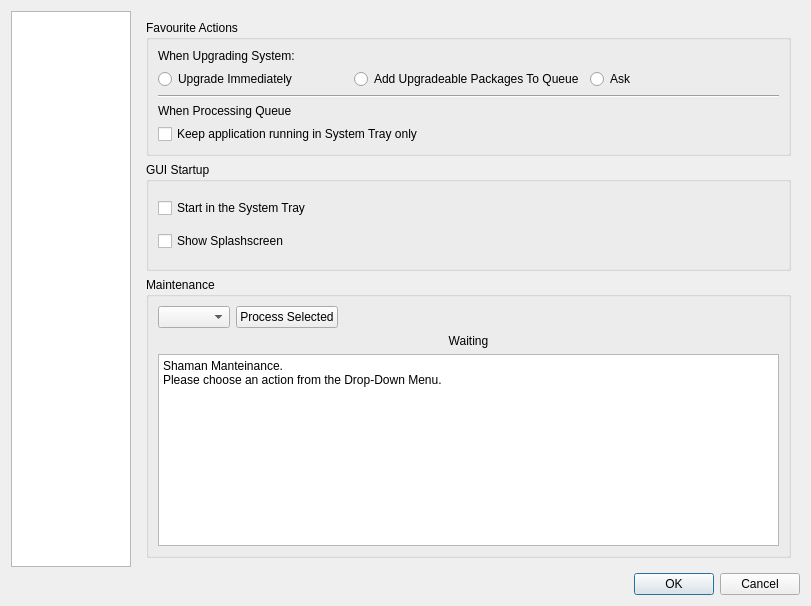
<ui version="4.0" >
 <class>ConfigDialog</class>
 <widget class="QDialog" name="ConfigDialog" >
  <property name="geometry" >
   <rect>
    <x>0</x>
    <y>0</y>
    <width>811</width>
    <height>606</height>
   </rect>
  </property>
  <property name="windowTitle" >
   <string>Shaman - Configuration</string>
  </property>
  <property name="windowIcon" >
   <iconset/>
  </property>
  <layout class="QGridLayout" >
   <item row="1" column="0" >
    <widget class="QListWidget" name="listWidget" >
     <property name="sizePolicy" >
      <sizepolicy vsizetype="Minimum" hsizetype="Fixed" >
       <horstretch>0</horstretch>
       <verstretch>0</verstretch>
      </sizepolicy>
     </property>
     <property name="maximumSize" >
      <size>
       <width>120</width>
       <height>16777215</height>
      </size>
     </property>
     <property name="horizontalScrollBarPolicy" >
      <enum>Qt::ScrollBarAlwaysOff</enum>
     </property>
     <property name="dragDropMode" >
      <enum>QAbstractItemView::NoDragDrop</enum>
     </property>
     <property name="selectionBehavior" >
      <enum>QAbstractItemView::SelectRows</enum>
     </property>
     <property name="movement" >
      <enum>QListView::Static</enum>
     </property>
     <property name="isWrapping" stdset="0" >
      <bool>true</bool>
     </property>
     <property name="layoutMode" >
      <enum>QListView::SinglePass</enum>
     </property>
     <property name="spacing" >
      <number>12</number>
     </property>
     <property name="viewMode" >
      <enum>QListView::IconMode</enum>
     </property>
     <property name="uniformItemSizes" >
      <bool>true</bool>
     </property>
    </widget>
   </item>
   <item row="3" column="0" colspan="2" >
    <widget class="QDialogButtonBox" name="buttonBox" >
     <property name="orientation" >
      <enum>Qt::Horizontal</enum>
     </property>
     <property name="standardButtons" >
      <set>QDialogButtonBox::Cancel|QDialogButtonBox::NoButton|QDialogButtonBox::Ok</set>
     </property>
    </widget>
   </item>
   <item row="1" column="1" >
    <widget class="QStackedWidget" name="stackedWidget" >
     <property name="sizePolicy" >
      <sizepolicy vsizetype="Minimum" hsizetype="Minimum" >
       <horstretch>0</horstretch>
       <verstretch>0</verstretch>
      </sizepolicy>
     </property>
     <property name="currentIndex" >
      <number>0</number>
     </property>
     <widget class="QWidget" name="Seite" >
      <layout class="QVBoxLayout" >
       <item>
        <widget class="QGroupBox" name="groupBox_5" >
         <property name="title" >
          <string>Favourite Actions</string>
         </property>
         <property name="alignment" >
          <set>Qt::AlignLeading</set>
         </property>
         <layout class="QGridLayout" >
          <item row="0" column="0" >
           <widget class="QLabel" name="label_7" >
            <property name="text" >
             <string>When Upgrading System:</string>
            </property>
           </widget>
          </item>
          <item row="1" column="0" >
           <layout class="QHBoxLayout" >
            <item>
             <widget class="QRadioButton" name="upNowRadio" >
              <property name="text" >
               <string>Upgrade Immediately</string>
              </property>
             </widget>
            </item>
            <item>
             <widget class="QRadioButton" name="addUpRadio" >
              <property name="text" >
               <string>Add Upgradeable Packages To Queue</string>
              </property>
             </widget>
            </item>
            <item>
             <widget class="QRadioButton" name="askUpRadio" >
              <property name="text" >
               <string>Ask</string>
              </property>
             </widget>
            </item>
           </layout>
          </item>
          <item row="2" column="0" >
           <widget class="Line" name="line" >
            <property name="orientation" >
             <enum>Qt::Horizontal</enum>
            </property>
           </widget>
          </item>
          <item row="3" column="0" >
           <widget class="QLabel" name="label_8" >
            <property name="text" >
             <string>When Processing Queue</string>
            </property>
           </widget>
          </item>
          <item row="4" column="0" >
           <widget class="QCheckBox" name="keepQueueTrayBox" >
            <property name="text" >
             <string>Keep application running in System Tray only</string>
            </property>
           </widget>
          </item>
         </layout>
        </widget>
       </item>
       <item>
        <widget class="QGroupBox" name="groupBox_6" >
         <property name="title" >
          <string>GUI Startup</string>
         </property>
         <layout class="QGridLayout" >
          <item row="0" column="0" >
           <widget class="QCheckBox" name="startTrayBox" >
            <property name="text" >
             <string>Start in the System Tray</string>
            </property>
           </widget>
          </item>
          <item row="1" column="0" >
           <widget class="QCheckBox" name="splashScreenBox" >
            <property name="text" >
             <string>Show Splashscreen</string>
            </property>
           </widget>
          </item>
         </layout>
        </widget>
       </item>
       <item>
        <widget class="QGroupBox" name="groupBox" >
         <property name="title" >
          <string>Maintenance</string>
         </property>
         <layout class="QGridLayout" >
          <item row="0" column="0" >
           <layout class="QVBoxLayout" >
            <item>
             <layout class="QHBoxLayout" >
              <item>
               <widget class="QComboBox" name="mantActionBox" />
              </item>
              <item>
               <widget class="QPushButton" name="mantProcessButton" >
                <property name="text" >
                 <string>Process Selected</string>
                </property>
                <property name="icon" >
                 <iconset resource="qtpacman.qrc" >:/Icons/icons/dialog-ok-apply.png</iconset>
                </property>
               </widget>
              </item>
              <item>
               <spacer>
                <property name="orientation" >
                 <enum>Qt::Horizontal</enum>
                </property>
                <property name="sizeHint" >
                 <size>
                  <width>40</width>
                  <height>20</height>
                 </size>
                </property>
               </spacer>
              </item>
             </layout>
            </item>
            <item>
             <layout class="QHBoxLayout" >
              <item>
               <widget class="QLabel" name="statusLabel" >
                <property name="text" >
                 <string comment="Waiting for a user action" >Waiting</string>
                </property>
                <property name="alignment" >
                 <set>Qt::AlignCenter</set>
                </property>
               </widget>
              </item>
             </layout>
            </item>
            <item>
             <widget class="QTextEdit" name="mantDetails" >
              <property name="sizePolicy" >
               <sizepolicy vsizetype="Maximum" hsizetype="Preferred" >
                <horstretch>0</horstretch>
                <verstretch>0</verstretch>
               </sizepolicy>
              </property>
              <property name="html" >
               <string>&lt;html>&lt;head>&lt;meta name="qrichtext" content="1" />&lt;style type="text/css">
p, li { white-space: pre-wrap; }
&lt;/style>&lt;/head>&lt;body style=" font-family:'Liberation Sans'; font-size:9pt; font-weight:400; font-style:normal;">
&lt;p style=" margin-top:0px; margin-bottom:0px; margin-left:0px; margin-right:0px; -qt-block-indent:0; text-indent:0px;">Shaman Manteinance.&lt;/p>
&lt;p style=" margin-top:0px; margin-bottom:0px; margin-left:0px; margin-right:0px; -qt-block-indent:0; text-indent:0px;">Please choose an action from the Drop-Down Menu.&lt;/p>&lt;/body>&lt;/html></string>
              </property>
             </widget>
            </item>
           </layout>
          </item>
         </layout>
        </widget>
       </item>
      </layout>
     </widget>
     <widget class="QWidget" name="Seite_2" >
      <layout class="QGridLayout" >
       <item row="0" column="0" >
        <widget class="QGroupBox" name="groupBox_2" >
         <property name="sizePolicy" >
          <sizepolicy vsizetype="Preferred" hsizetype="Preferred" >
           <horstretch>0</horstretch>
           <verstretch>0</verstretch>
          </sizepolicy>
         </property>
         <property name="title" >
          <string>Checkable Options</string>
         </property>
         <layout class="QGridLayout" >
          <item row="0" column="0" >
           <widget class="QCheckBox" name="noPassiveFtpBox" >
            <property name="text" >
             <string>Use Active FTP</string>
            </property>
           </widget>
          </item>
          <item row="2" column="0" >
           <widget class="QCheckBox" name="useDeltaBox" >
            <property name="text" >
             <string>Use Deltas (needs xdelta to be installed)</string>
            </property>
           </widget>
          </item>
          <item row="1" column="0" >
           <widget class="QCheckBox" name="sysLogBox" >
            <property name="text" >
             <string>Use SysLog</string>
            </property>
           </widget>
          </item>
         </layout>
        </widget>
       </item>
       <item row="1" column="0" >
        <widget class="QGroupBox" name="groupBox_3" >
         <property name="title" >
          <string>Advanced Options</string>
         </property>
         <layout class="QGridLayout" >
          <item row="0" column="0" >
           <layout class="QVBoxLayout" >
            <item>
             <layout class="QGridLayout" >
              <item row="0" column="0" >
               <widget class="QLabel" name="label" >
                <property name="text" >
                 <string>HoldPkgs:</string>
                </property>
               </widget>
              </item>
              <item row="0" column="1" >
               <widget class="QLineEdit" name="holdPkgLine" />
              </item>
              <item row="1" column="0" >
               <widget class="QLabel" name="label_2" >
                <property name="text" >
                 <string>IgnorePkgs:</string>
                </property>
               </widget>
              </item>
              <item row="1" column="1" >
               <widget class="QLineEdit" name="ignorePkgLine" />
              </item>
              <item row="2" column="0" >
               <widget class="QLabel" name="label_3" >
                <property name="text" >
                 <string>IgnoreGroups:</string>
                </property>
               </widget>
              </item>
              <item row="2" column="1" >
               <widget class="QLineEdit" name="ignoreGrpsLine" />
              </item>
              <item row="3" column="0" >
               <widget class="QLabel" name="label_4" >
                <property name="text" >
                 <string>NoUpgrade:</string>
                </property>
               </widget>
              </item>
              <item row="3" column="1" >
               <widget class="QLineEdit" name="noUpgradeLine" />
              </item>
              <item row="4" column="0" >
               <widget class="QLabel" name="label_5" >
                <property name="text" >
                 <string>NoExtract:</string>
                </property>
               </widget>
              </item>
              <item row="4" column="1" >
               <widget class="QLineEdit" name="noExtractLine" />
              </item>
              <item row="5" column="0" >
               <widget class="QLabel" name="label_20" >
                <property name="text" >
                 <string>Log File:</string>
                </property>
               </widget>
              </item>
              <item row="5" column="1" >
               <widget class="QLineEdit" name="logFileLine" />
              </item>
             </layout>
            </item>
            <item>
             <layout class="QVBoxLayout" >
              <item>
               <widget class="QLabel" name="label_6" >
                <property name="text" >
                 <string>XFerCommand: (example: /path/to/command %u) Blank for Default</string>
                </property>
               </widget>
              </item>
              <item>
               <widget class="QLineEdit" name="xFerCommandLine" />
              </item>
             </layout>
            </item>
           </layout>
          </item>
         </layout>
        </widget>
       </item>
       <item row="2" column="0" >
        <spacer>
         <property name="orientation" >
          <enum>Qt::Vertical</enum>
         </property>
         <property name="sizeHint" >
          <size>
           <width>20</width>
           <height>40</height>
          </size>
         </property>
        </spacer>
       </item>
      </layout>
     </widget>
     <widget class="QWidget" name="page" >
      <layout class="QGridLayout" >
       <item row="1" column="0" >
        <widget class="QTabWidget" name="repoTab" >
         <property name="currentIndex" >
          <number>0</number>
         </property>
         <widget class="QWidget" name="officialTab" >
          <attribute name="title" >
           <string>Arch Linux Official Repositories</string>
          </attribute>
          <attribute name="icon" >
           <iconset resource="qtpacman.qrc" >:/Icons/icons/archlinux-icon-crystal-32.svg</iconset>
          </attribute>
          <layout class="QGridLayout" >
           <item row="0" column="0" >
            <layout class="QVBoxLayout" >
             <item>
              <layout class="QVBoxLayout" >
               <item>
                <layout class="QHBoxLayout" >
                 <item>
                  <widget class="QLabel" name="label_18" >
                   <property name="text" >
                    <string/>
                   </property>
                   <property name="pixmap" >
                    <pixmap resource="qtpacman.qrc" >:/Icons/icons/archlinux-icon-crystal-32.svg</pixmap>
                   </property>
                  </widget>
                 </item>
                 <item>
                  <widget class="QLabel" name="officialLabel" >
                   <property name="text" >
                    <string>Here you can choose what repositories to use between Arch Linux's official ones.
Please note that packages from Unstable and Testing may break your system.</string>
                   </property>
                  </widget>
                 </item>
                </layout>
               </item>
               <item>
                <widget class="QCheckBox" name="coreBox" >
                 <property name="text" >
                  <string comment="Do not translate" >Core</string>
                 </property>
                </widget>
               </item>
               <item>
                <widget class="QCheckBox" name="extraBox" >
                 <property name="text" >
                  <string comment="Do not translate" >Extra</string>
                 </property>
                </widget>
               </item>
               <item>
                <widget class="QCheckBox" name="communityBox" >
                 <property name="text" >
                  <string comment="Do not translate" >Community</string>
                 </property>
                </widget>
               </item>
               <item>
                <widget class="QCheckBox" name="testingBox" >
                 <property name="text" >
                  <string comment="Do not translate" >Testing</string>
                 </property>
                </widget>
               </item>
               <item>
                <widget class="QCheckBox" name="unstableBox" >
                 <property name="text" >
                  <string comment="Do not translate" >Unstable</string>
                 </property>
                </widget>
               </item>
               <item>
                <spacer>
                 <property name="orientation" >
                  <enum>Qt::Vertical</enum>
                 </property>
                 <property name="sizeHint" >
                  <size>
                   <width>20</width>
                   <height>40</height>
                  </size>
                 </property>
                </spacer>
               </item>
              </layout>
             </item>
             <item>
              <widget class="QGroupBox" name="groupBox_4" >
               <property name="title" >
                <string>Server</string>
               </property>
               <layout class="QGridLayout" >
                <item row="0" column="0" >
                 <widget class="QLabel" name="mirrorLabel" >
                  <property name="text" >
                   <string>Mirror:</string>
                  </property>
                 </widget>
                </item>
                <item row="0" column="1" >
                 <widget class="QComboBox" name="mirrorBox" />
                </item>
                <item row="2" column="1" >
                 <layout class="QHBoxLayout" >
                  <item>
                   <widget class="QLineEdit" name="addMirrorLine" />
                  </item>
                  <item>
                   <widget class="QPushButton" name="addMirrorButton" >
                    <property name="text" >
                     <string>Add Mirror</string>
                    </property>
                    <property name="icon" >
                     <iconset resource="qtpacman.qrc" >:/Icons/icons/list-add.png</iconset>
                    </property>
                   </widget>
                  </item>
                 </layout>
                </item>
               </layout>
              </widget>
             </item>
            </layout>
           </item>
          </layout>
         </widget>
         <widget class="QWidget" name="KDEModTab" >
          <attribute name="title" >
           <string>KDEMod Repositories</string>
          </attribute>
          <attribute name="icon" >
           <iconset resource="qtpacman.qrc" >:/Icons/icons/archlinux-mods-kdemod.svg</iconset>
          </attribute>
          <widget class="QWidget" name="layoutWidget" >
           <property name="geometry" >
            <rect>
             <x>5</x>
             <y>5</y>
             <width>665</width>
             <height>477</height>
            </rect>
           </property>
           <layout class="QVBoxLayout" >
            <item>
             <layout class="QHBoxLayout" >
              <item>
               <widget class="QLabel" name="label_15" >
                <property name="text" >
                 <string/>
                </property>
                <property name="pixmap" >
                 <pixmap resource="qtpacman.qrc" >:/Icons/icons/archlinux-mods-kdemod.svg</pixmap>
                </property>
               </widget>
              </item>
              <item>
               <widget class="QLabel" name="KDEModLabel" >
                <property name="text" >
                 <string>KDEMod is an improved version of KDE, an Arch Linux exclusive. Featuring an 
improved Qt build, compatible with Arch Linux standard Qt's, an improved theme,
and lots of addons, KDEMod is the best way to taste the ease and the power
of KDE with the simplicity and the power of Arch.</string>
                </property>
               </widget>
              </item>
             </layout>
            </item>
            <item>
             <widget class="QCheckBox" name="KDEMod3Box" >
              <property name="text" >
               <string>KDEMod 3 Repository</string>
              </property>
             </widget>
            </item>
            <item>
             <widget class="QCheckBox" name="KDEMod4Box" >
              <property name="text" >
               <string>KDEMod 4 Repository (Unstable, testers only)</string>
              </property>
             </widget>
            </item>
            <item>
             <spacer>
              <property name="orientation" >
               <enum>Qt::Vertical</enum>
              </property>
              <property name="sizeHint" >
               <size>
                <width>663</width>
                <height>351</height>
               </size>
              </property>
             </spacer>
            </item>
           </layout>
          </widget>
         </widget>
         <widget class="QWidget" name="thirdPartyTab" >
          <attribute name="title" >
           <string>Third-Party Repositories</string>
          </attribute>
          <attribute name="icon" >
           <iconset resource="qtpacman.qrc" >:/Icons/icons/network-server-database.png</iconset>
          </attribute>
          <layout class="QGridLayout" >
           <item row="0" column="0" >
            <layout class="QVBoxLayout" >
             <item>
              <widget class="QLabel" name="thirdPartyLabel" >
               <property name="text" >
                <string>You can extend your packages choice by adding other repositories. Third-Party 
Repositories act just as normal ones, and will be accessible through both Shaman
and Pacman.</string>
               </property>
              </widget>
             </item>
             <item>
              <widget class="QTreeWidget" name="thirdPartyWidget" >
               <property name="indentation" >
                <number>0</number>
               </property>
               <property name="itemsExpandable" >
                <bool>false</bool>
               </property>
               <column>
                <property name="text" >
                 <string>Repository</string>
                </property>
               </column>
               <column>
                <property name="text" >
                 <string>Server</string>
                </property>
               </column>
              </widget>
             </item>
             <item>
              <layout class="QHBoxLayout" >
               <item>
                <spacer>
                 <property name="orientation" >
                  <enum>Qt::Horizontal</enum>
                 </property>
                 <property name="sizeHint" >
                  <size>
                   <width>71</width>
                   <height>20</height>
                  </size>
                 </property>
                </spacer>
               </item>
               <item>
                <widget class="QPushButton" name="addThirdPartyButton" >
                 <property name="text" >
                  <string>Add New Repository</string>
                 </property>
                 <property name="icon" >
                  <iconset resource="qtpacman.qrc" >:/Icons/icons/list-add.png</iconset>
                 </property>
                </widget>
               </item>
               <item>
                <widget class="QPushButton" name="editThirdPartyButton" >
                 <property name="text" >
                  <string>Edit Repository</string>
                 </property>
                 <property name="icon" >
                  <iconset resource="qtpacman.qrc" >:/Icons/icons/draw-text.png</iconset>
                 </property>
                </widget>
               </item>
               <item>
                <widget class="QPushButton" name="removeThirdPartyButton" >
                 <property name="text" >
                  <string>Remove Repository</string>
                 </property>
                 <property name="icon" >
                  <iconset resource="qtpacman.qrc" >:/Icons/icons/list-remove.png</iconset>
                 </property>
                </widget>
               </item>
              </layout>
             </item>
            </layout>
           </item>
          </layout>
         </widget>
        </widget>
       </item>
      </layout>
     </widget>
     <widget class="QWidget" name="Seite_3" >
      <layout class="QGridLayout" >
       <item row="0" column="0" >
        <widget class="QGroupBox" name="groupBox_9" >
         <property name="title" >
          <string>Preferences</string>
         </property>
         <layout class="QGridLayout" >
          <item row="0" column="0" >
           <widget class="QCheckBox" name="makeDepsSourceBox" >
            <property name="text" >
             <string>Process all dependencies and queue from binary first (recommended)</string>
            </property>
           </widget>
          </item>
          <item row="1" column="0" >
           <widget class="QCheckBox" name="reviewBuildOutBox" >
            <property name="text" >
             <string>Review Building output before installing</string>
            </property>
           </widget>
          </item>
         </layout>
        </widget>
       </item>
       <item row="1" column="0" >
        <widget class="QGroupBox" name="groupBox_7" >
         <property name="title" >
          <string>ABS Configuration</string>
         </property>
         <layout class="QGridLayout" >
          <item row="0" column="0" >
           <widget class="QRadioButton" name="useMatchSupRadio" >
            <property name="text" >
             <string>Use supfiles that match your current repositories</string>
            </property>
           </widget>
          </item>
          <item row="1" column="0" >
           <layout class="QHBoxLayout" >
            <item>
             <widget class="QRadioButton" name="useCustomSupRadio" >
              <property name="text" >
               <string>Define supfiles manually</string>
              </property>
             </widget>
            </item>
            <item>
             <widget class="QLineEdit" name="supEdit" />
            </item>
           </layout>
          </item>
         </layout>
        </widget>
       </item>
       <item row="2" column="0" >
        <widget class="QGroupBox" name="groupBox_8" >
         <property name="title" >
          <string>Makepkg Configuration</string>
         </property>
         <layout class="QGridLayout" >
          <item row="0" column="0" >
           <widget class="QLabel" name="label_9" >
            <property name="text" >
             <string>CFlags</string>
            </property>
           </widget>
          </item>
          <item row="0" column="1" >
           <widget class="QLineEdit" name="CFlagEdit" />
          </item>
          <item row="1" column="0" >
           <widget class="QLabel" name="label_10" >
            <property name="text" >
             <string>CXXFlags</string>
            </property>
           </widget>
          </item>
          <item row="1" column="1" >
           <widget class="QLineEdit" name="CXXFlagEdit" />
          </item>
          <item row="2" column="0" >
           <widget class="QLabel" name="label_11" >
            <property name="text" >
             <string>BuildEnv</string>
            </property>
           </widget>
          </item>
          <item row="2" column="1" >
           <widget class="QLineEdit" name="buildEnvEdit" />
          </item>
          <item row="3" column="0" >
           <widget class="QLabel" name="label_12" >
            <property name="text" >
             <string>Options</string>
            </property>
           </widget>
          </item>
          <item row="3" column="1" >
           <widget class="QLineEdit" name="optionsMkPkgEdit" />
          </item>
          <item row="4" column="0" >
           <widget class="QLabel" name="label_13" >
            <property name="text" >
             <string>Doc_Dirs</string>
            </property>
           </widget>
          </item>
          <item row="4" column="1" >
           <widget class="QLineEdit" name="docDirsEdit" />
          </item>
         </layout>
        </widget>
       </item>
       <item row="3" column="0" >
        <widget class="QGroupBox" name="groupBox_10" >
         <property name="title" >
          <string>Build Environment</string>
         </property>
         <layout class="QGridLayout" >
          <item row="0" column="0" >
           <layout class="QHBoxLayout" >
            <item>
             <widget class="QLabel" name="label_14" >
              <property name="text" >
               <string>Building Path</string>
              </property>
             </widget>
            </item>
            <item>
             <widget class="QLineEdit" name="buildPathEdit" />
            </item>
           </layout>
          </item>
          <item row="1" column="0" >
           <widget class="QCheckBox" name="cleanMakeDepsBox" >
            <property name="text" >
             <string>Remove installed makedepends after build</string>
            </property>
           </widget>
          </item>
          <item row="2" column="0" >
           <widget class="QCheckBox" name="cleanBuildEnvBox" >
            <property name="text" >
             <string>Clean Build Environment after installation</string>
            </property>
           </widget>
          </item>
         </layout>
        </widget>
       </item>
      </layout>
     </widget>
     <widget class="QWidget" name="page_2" >
      <layout class="QGridLayout" >
       <item row="0" column="0" >
        <widget class="QGroupBox" name="groupBox_11" >
         <property name="title" >
          <string>When Application is in System Tray only</string>
         </property>
         <layout class="QGridLayout" >
          <item row="0" column="0" colspan="2" >
           <widget class="QCheckBox" name="updateDbTrayBox" >
            <property name="text" >
             <string>Update Database every</string>
            </property>
           </widget>
          </item>
          <item row="0" column="2" >
           <widget class="QSpinBox" name="minutesSpin" >
            <property name="enabled" >
             <bool>true</bool>
            </property>
            <property name="suffix" >
             <string comment="As in &quot;minutes&quot;" >min</string>
            </property>
           </widget>
          </item>
          <item row="1" column="0" colspan="3" >
           <widget class="QCheckBox" name="updateDbShowNotify" >
            <property name="text" >
             <string>Show tray notification Windows</string>
            </property>
            <property name="checked" >
             <bool>false</bool>
            </property>
           </widget>
          </item>
          <item row="2" column="0" >
           <widget class="QLabel" name="label_17" >
            <property name="text" >
             <string>If upgrades are available:</string>
            </property>
           </widget>
          </item>
          <item row="2" column="1" colspan="2" >
           <widget class="QRadioButton" name="upNotifyRadio" >
            <property name="text" >
             <string>Just Notify</string>
            </property>
           </widget>
          </item>
          <item row="2" column="3" >
           <widget class="QRadioButton" name="upNotifyAddRadio" >
            <property name="text" >
             <string>Notify and add them to Queue</string>
            </property>
           </widget>
          </item>
         </layout>
        </widget>
       </item>
       <item row="1" column="0" >
        <widget class="QGroupBox" name="proxyGroup" >
         <property name="title" >
          <string>Use a proxy-server</string>
         </property>
         <property name="checkable" >
          <bool>true</bool>
         </property>
         <property name="checked" >
          <bool>false</bool>
         </property>
         <layout class="QGridLayout" >
          <item row="0" column="0" >
           <widget class="QLabel" name="label_16" >
            <property name="text" >
             <string>IP:</string>
            </property>
           </widget>
          </item>
          <item row="0" column="1" >
           <widget class="QLineEdit" name="proxyServer" >
            <property name="sizePolicy" >
             <sizepolicy vsizetype="Fixed" hsizetype="MinimumExpanding" >
              <horstretch>0</horstretch>
              <verstretch>0</verstretch>
             </sizepolicy>
            </property>
            <property name="minimumSize" >
             <size>
              <width>0</width>
              <height>0</height>
             </size>
            </property>
           </widget>
          </item>
          <item row="0" column="2" >
           <widget class="QLabel" name="label_19" >
            <property name="text" >
             <string>Port:</string>
            </property>
           </widget>
          </item>
          <item row="0" column="3" >
           <widget class="QLineEdit" name="proxyPort" >
            <property name="sizePolicy" >
             <sizepolicy vsizetype="Fixed" hsizetype="Fixed" >
              <horstretch>0</horstretch>
              <verstretch>0</verstretch>
             </sizepolicy>
            </property>
            <property name="minimumSize" >
             <size>
              <width>40</width>
              <height>0</height>
             </size>
            </property>
            <property name="maximumSize" >
             <size>
              <width>40</width>
              <height>16777215</height>
             </size>
            </property>
           </widget>
          </item>
          <item row="0" column="4" >
           <spacer>
            <property name="orientation" >
             <enum>Qt::Horizontal</enum>
            </property>
            <property name="sizeHint" >
             <size>
              <width>191</width>
              <height>20</height>
             </size>
            </property>
           </spacer>
          </item>
          <item row="1" column="0" colspan="2" >
           <widget class="QCheckBox" name="httpProxyBox" >
            <property name="text" >
             <string>HTTP Proxy</string>
            </property>
           </widget>
          </item>
          <item row="2" column="0" colspan="2" >
           <widget class="QCheckBox" name="ftpProxyBox" >
            <property name="text" >
             <string>FTP Proxy</string>
            </property>
           </widget>
          </item>
         </layout>
        </widget>
       </item>
       <item row="2" column="0" >
        <widget class="QGroupBox" name="useRSSBox" >
         <property name="title" >
          <string>Use Shaman RSS Capabilities</string>
         </property>
         <property name="checkable" >
          <bool>true</bool>
         </property>
         <property name="checked" >
          <bool>false</bool>
         </property>
         <layout class="QGridLayout" >
          <item row="0" column="0" >
           <widget class="QCheckBox" name="updateRSSBox" >
            <property name="text" >
             <string>Update RSS Feed Every</string>
            </property>
           </widget>
          </item>
          <item row="0" column="1" >
           <widget class="QSpinBox" name="updateRSSSpin" >
            <property name="suffix" >
             <string comment="As in &quot;minutes&quot;" >min</string>
            </property>
           </widget>
          </item>
          <item row="1" column="0" >
           <widget class="QCheckBox" name="notifyRSSBox" >
            <property name="text" >
             <string>Notify upon new items</string>
            </property>
           </widget>
          </item>
          <item row="2" column="0" colspan="3" >
           <widget class="QCheckBox" name="notifyQueueRSSBox" >
            <property name="text" >
             <string>Check if there is an unread news about a package in Queue before processing it</string>
            </property>
           </widget>
          </item>
          <item row="0" column="2" >
           <spacer>
            <property name="orientation" >
             <enum>Qt::Horizontal</enum>
            </property>
            <property name="sizeHint" >
             <size>
              <width>40</width>
              <height>20</height>
             </size>
            </property>
           </spacer>
          </item>
         </layout>
        </widget>
       </item>
       <item row="3" column="0" >
        <spacer>
         <property name="orientation" >
          <enum>Qt::Vertical</enum>
         </property>
         <property name="sizeHint" >
          <size>
           <width>20</width>
           <height>40</height>
          </size>
         </property>
        </spacer>
       </item>
      </layout>
     </widget>
    </widget>
   </item>
  </layout>
 </widget>
 <resources>
  <include location="qtpacman.qrc" />
 </resources>
 <connections>
  <connection>
   <sender>buttonBox</sender>
   <signal>accepted()</signal>
   <receiver>ConfigDialog</receiver>
   <slot>accept()</slot>
   <hints>
    <hint type="sourcelabel" >
     <x>248</x>
     <y>254</y>
    </hint>
    <hint type="destinationlabel" >
     <x>157</x>
     <y>274</y>
    </hint>
   </hints>
  </connection>
  <connection>
   <sender>buttonBox</sender>
   <signal>rejected()</signal>
   <receiver>ConfigDialog</receiver>
   <slot>reject()</slot>
   <hints>
    <hint type="sourcelabel" >
     <x>316</x>
     <y>260</y>
    </hint>
    <hint type="destinationlabel" >
     <x>286</x>
     <y>274</y>
    </hint>
   </hints>
  </connection>
 </connections>
</ui>
